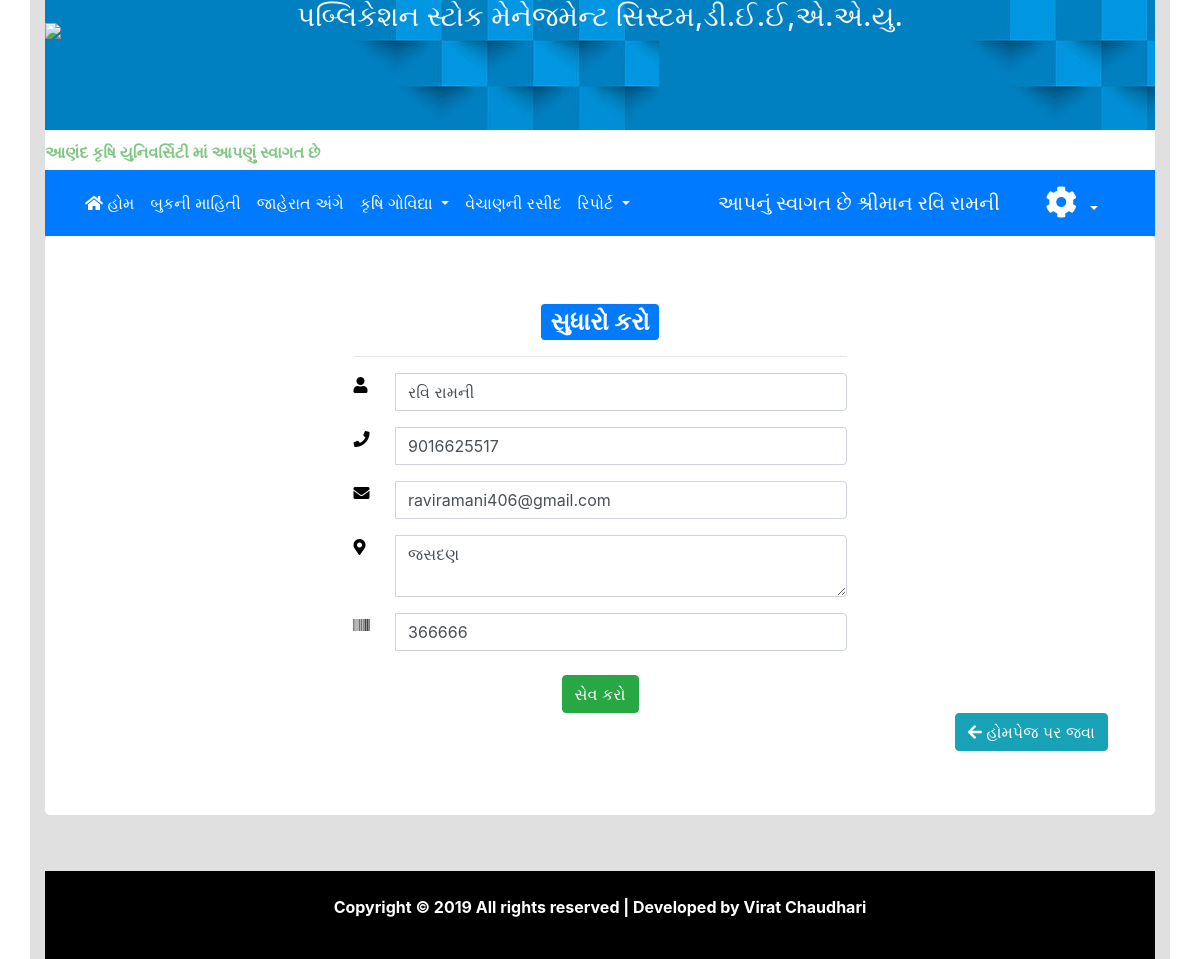
Page /profupuser.php (signed in) on the committed database.
### tables this page shows
CREATE TABLE `userreg` (
  `u_id` int(10) NOT NULL,
  `uname` varchar(30) NOT NULL,
  `uadd` varchar(50) NOT NULL,
  `district` varchar(50) NOT NULL,
  `t_name` varchar(50) NOT NULL,
  `v_name` varchar(50) NOT NULL,
  `pin` varchar(10) NOT NULL,
  `umob` varchar(20) NOT NULL,
  `upassword` varchar(30) NOT NULL,
  `uem` varchar(30) DEFAULT NULL,
  `status` int(11) NOT NULL DEFAULT '0'
);

### profupuser.php (the view, shortened to what this page needs)
<?php
include 'head.php';
include 'connect.php';
$uid=$_COOKIE['uid'];
$qry="select * from userreg where u_id='".$uid."'";
$rss=mysqli_query($con,$qry);
$ttt=mysqli_fetch_assoc($rss);
$name=$ttt['uname'];
$mob=$ttt['umob'];
$email=$ttt['uem'];
$add=$ttt['uadd'];
$pin=$ttt['pin'];
?>
<link rel="stylesheet" href="https://use.fontawesome.com/releases/v5.6.3/css/all.css">
<div class="container">
  <form class="form-horizontal"  role="form" name="RegForm"  method="POST" id="contact_form" action="userprof1.php">
    <div class="row" align="center">
      <div class="col-md-3"></div>
      <div class="col-md-6">
        <b><h2><span class="badge badge-primary">સુધારો કરો</h2></b>
        <hr>
      </div>
    </div>
  <div class="row">
    <div class="col-md-3 field-label-responsive">
    </div>
    <div class="col-md-6">
      <div class="form-group">
        <div class="input-group mb-1 mr-sm-1 mb-sm-0" style="color: black">
          <div class="input-group-addon" style="width: 2.6rem"><i class="fa fa-user"></i></div>
          <input type="text"  name="uname" class="form-control" id="uname"
          placeholder="યુઝરનું નામ નાખો" value="<?php echo $name ?>" onkeypress="return onKeyValidate(event,alpha);" required>
        </div>
      </div>
    </div>
    <div class="col-md-3">
    </div>
  </div>
  <div class="row">
    <div class="col-md-3 field-label-responsive">
    </div>
    <div class="col-md-6">
      <div class="form-group">
        <div class="input-group mb-2 mr-sm-2 mb-sm-0" style="color: black">
          <div class="input-group-addon" style="width: 2.6rem"><i class="fa fa-phone"></i></div>
          <input type="text" name="umob" class="form-control" id="umob"
          placeholder="યુઝરનો મોબાઈલ નંબર નાખો"  maxlength="10" title="6,7,8 અને 9 થી ચાલુ થતા નંબર જ નખાશે" minlength="10" onchange="mobileNumber(this)" value="<?php echo $mob ?>" required>
        </div>
      </div>
    </div>
    <div class="col-md-3">
    </div>
  </div>
  <div class="row">
    <div class="col-md-3 field-label-responsive">
    </div>
    <div class="col-md-6">
      <div class="form-group">
        <div class="input-group mb-2 mr-sm-2 mb-sm-0" style="color: black">
          <div class="input-group-addon" style="width: 2.6rem"><i class="fa fa-envelope"></i></div>
          <input type="email" name="uem" class="form-control" id="uem"
          placeholder="યુઝરનો ઈ-મેલ નાખો" value="<?php echo $email ?>"  onkeyup="isalphanum(this)" onchange="ema(this.value);" required>
        </div>
      </div>
    </div>
    <div class="col-md-3">
    </div>
  </div>
  <div class="row">
    <div class="col-md-3 field-label-responsive">
    </div>
    <div class="col-md-6">
      <div class="form-group has-danger">
        <div class="input-group mb-2 mr-sm-2 mb-sm-0" style="color: black">
          <div class="input-group-addon" style="width: 2.6rem"><i class="fas fa-map-marker-alt"></i></div>
          <textarea class="form-control" rows="2"  name="uadd" id="uadd"><?php echo $add ?></textarea>
        </div>
      </div>
    </div>
    <div class="col-md-3">
    </div>
  </div>
  <div class="row">
    <div class="col-md-3 field-label-responsive">
    </div>
    <div class="col-md-6">
      <div class="form-group">
        <div class="input-group mb-2 mr-sm-2 mb-sm-0" style="color: black">
          <div class="input-group-addon" style="width: 2.6rem">
           <i class="fas fa-barcode"></i>
         </div>
         <input type="text" name="pin" class="form-control"
         id="pin"  placeholder="પીનકોડ નાખો" maxlength="6" value="<?php echo $pin ?>" title="3 થી ચાલુ થતા નંબર જ નખાશે" minlength="6" onchange="pincode(this)" required>
       </div>
     </div>
   </div>
 </div>
 <div class="row">
  <div class="col-md-3 field-label-responsive">
  </div>
</div>
<div class="row" align="center">
  <div class="col-md-3"></div>
  <div class="col-md-6">
    <button type="submit"  onclick="return all_check();" id="submit1" class="btn btn-success">સેવ કરો</button>
  </div>
</div>
</form>
<div align="right">
  <a href="home.php" class="btn btn-info">
    <i class="fas fa-arrow-left"></i> હોમપેજ પર જવા
  </a>
</div>
</div>
<?php
include 'footer.php';
?>

### profupuser.php (style rules this page uses)
@media (min-width: 768px) { .field-label-responsive { padding-top: .5rem; text-align: right; } }

### rows in the picture
userreg: uname "રવિ રામની", umob "9016625517", uem "raviramani406@gmail.com", uadd "જસદણ", pin "366666"

### other values in the picture
$_SESSION['uname'] "રવિ રામની"
